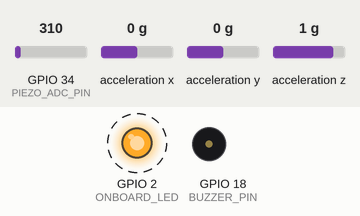
Recording of a sketch running on a simulated ESP32. Parts: output pins drawn as LEDs (lit = HIGH), buzzer (waves = sounding, pin HIGH). Wiring (inferred from the names in the program): MPU-6050 motion sensor at I2C address 0x68. Dashed ring = blinking. Inputs (shaded band) come from the test bench; at power-on: GPIO 34 (PIEZO_ADC_PIN) = 310, acceleration x 0 g, acceleration y 0 g, acceleration z 1 g (analog values on the 0–4095 scale). WiFi joins after 1.5 s; servers stay silent unless stated; uploads are accepted with an empty reply; what the sketch prints to the serial monitor is not drawn.

Above: at 2.9 s.
Timing chart, 0 to 5.5 s (numbered marks = the images above):
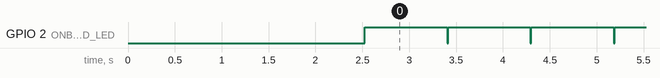

Measured:
- by itself, GPIO 2 (ONBOARD_LED): alternates HIGH for 0.88 s and LOW for 0.01 s

The sketch:

gateway_node.ino
```cpp
/*
 * UrbanPulse — Gateway Node Firmware (Node 1)
 * FULL MODE — WiFi + FastAPI Backend + ESP-NOW Mesh
 *
 * Compatible with:
 *   - ESP32 Arduino Core v2.x (Board: "ESP32 Dev Module")
 *   - arduinoFFT v1.6.x
 *
 * What this does:
 *   1. Reads its own MPU-6050 + Piezo sensors
 *   2. Receives ESP-NOW data from Node 2 and Node 3
 *   3. Sends ALL data to FastAPI server via HTTP POST
 *   4. Receives alert commands from server response
 *   5. Buzzer alert if ANY node gives a high reading
 *   6. Prints CSV to Serial for backup logging
 *
 * Libraries needed (install via Library Manager):
 *   - arduinoFFT by Enrique Condes
 *   - HTTPClient (built into ESP32 Arduino Core)
 *
 * Hardware:
 *   - ESP32 DevKit v1
 *   - MPU-6050 (GY-521) on I2C (SDA->21, SCL->22)
 *   - Piezo disc via LM358 on GPIO 34
 *   - Active buzzer on GPIO 18 (via 1k ohm resistor)
 */

#include <Wire.h>
#include <WiFi.h>
#include <esp_now.h>
#include <HTTPClient.h>
#include "arduinoFFT.h"

// ─── WiFi CONFIGURATION ──────────────────────────────
const char* WIFI_SSID     = "DaEL";
const char* WIFI_PASSWORD = "11228866";

// ─── FastAPI SERVER ───────────────────────────────────
const char* SERVER_URL = "http://172.20.10.3:8001/api/sensor-data";

// ─── PIN DEFINITIONS ───────────────────────────────────
#define MPU_SDA        21
#define MPU_SCL        22
#define PIEZO_ADC_PIN  34
#define BUZZER_PIN     18    // Active buzzer (via 1k ohm resistor per pin_connections.txt)
#define ONBOARD_LED    2

// ─── MPU-6050 ──────────────────────────────────────────
#define MPU_ADDR 0x68

// ─── FFT ───────────────────────────────────────────────
#define SAMPLES        512
#define SAMPLING_FREQ  1000
#define PIEZO_SAMPLING_FREQ 5000
#define NODE_ID        1

// ─── SIMPLE THRESHOLDS (adjust after testing) ─────────
#define MPU_RMS_WARNING_THRESHOLD    0.15
#define PIEZO_RMS_WARNING_THRESHOLD  0.5

// ─── DATA STRUCTURE (must match sensor_node) ──────────
typedef struct SensorPacket {
  uint8_t  nodeId;
  float    mpuDominantFreq;
  float    mpuPeakAmplitude;
  float    mpuSpectralCentroid;
  float    piezoDominantFreq;
  float    piezoPeakAmplitude;
  float    piezoSpectralCentroid;
  float    mpuRMS;
  float    piezoRMS;
  uint32_t timestamp;
} SensorPacket;

// ─── GLOBALS ───────────────────────────────────────────

double vRealMPU[SAMPLES], vImagMPU[SAMPLES];
double vRealPiezo[SAMPLES], vImagPiezo[SAMPLES];

// arduinoFFT v1.x
arduinoFFT FFT_MPU = arduinoFFT(vRealMPU, vImagMPU, SAMPLES, SAMPLING_FREQ);
arduinoFFT FFT_Piezo = arduinoFFT(vRealPiezo, vImagPiezo, SAMPLES, PIEZO_SAMPLING_FREQ);

// Alert state
enum AlertLevel { NORMAL, WARNING, CRITICAL };
AlertLevel currentAlert = NORMAL;
unsigned long alertStartTime = 0;

// WiFi state
bool wifiConnected = false;
unsigned long lastWifiAttempt = 0;
#define WIFI_RETRY_INTERVAL 10000 // retry WiFi every 10s if disconnected

// HTTP state
unsigned long lastHTTPSend = 0;
bool httpBusy = false;  // Prevent re-entrant HTTP calls

// ESP-NOW incoming packet ring buffer.
// The receive callback must stay non-blocking; HTTP is done later in loop().
#define INCOMING_QUEUE_SIZE 8
SensorPacket incomingQueue[INCOMING_QUEUE_SIZE];
volatile uint8_t incomingHead = 0;
volatile uint8_t incomingTail = 0;
volatile uint8_t incomingCount = 0;
volatile uint32_t droppedIncoming = 0;
portMUX_TYPE incomingMux = portMUX_INITIALIZER_UNLOCKED;

// ─── WiFi FUNCTIONS ───────────────────────────────────
void connectWiFi() {
  Serial.printf("# [WiFi] Connecting to %s", WIFI_SSID);

  // Set WiFi to STA mode — ESP-NOW requires this
  WiFi.mode(WIFI_STA);
  WiFi.begin(WIFI_SSID, WIFI_PASSWORD);

  int attempts = 0;
  while (WiFi.status() != WL_CONNECTED && attempts < 20) {
    delay(500);
    Serial.print(".");
    attempts++;
  }

  if (WiFi.status() == WL_CONNECTED) {
    wifiConnected = true;
    Serial.printf("\n# [WiFi] Connected! IP: %s\n", WiFi.localIP().toString().c_str());
    Serial.printf("# [WiFi] Channel: %d\n", WiFi.channel());
  } else {
    wifiConnected = false;
    Serial.println("\n# [WiFi] Connection failed! Will retry...");
    Serial.println("# [WiFi] ESP-NOW still works without WiFi");
  }
}

void checkWiFi() {
  if (WiFi.status() != WL_CONNECTED) {
    wifiConnected = false;
    if (millis() - lastWifiAttempt > WIFI_RETRY_INTERVAL) {
      lastWifiAttempt = millis();
      Serial.println("# [WiFi] Reconnecting...");
      WiFi.reconnect();
      delay(2000);
      if (WiFi.status() == WL_CONNECTED) {
        wifiConnected = true;
        Serial.println("# [WiFi] Reconnected!");
      }
    }
  } else {
    wifiConnected = true;
  }
}

// ─── HTTP POST TO SERVER ──────────────────────────────
void sendToServer(SensorPacket &pkt) {
  if (!wifiConnected) return;
  if (httpBusy) {
    Serial.println("# [HTTP] Skipped — busy");
    return;
  }
  httpBusy = true;

  HTTPClient http;
  http.begin(SERVER_URL);
  http.addHeader("Content-Type", "application/json");
  http.setTimeout(2000); // 2 second timeout — don't block too long

  // Build JSON manually (avoids needing ArduinoJson library)
  char json[512];
  snprintf(json, sizeof(json),
    "{"
    "\"node_id\":%d,"
    "\"mpu_dominant_freq\":%.2f,"
    "\"mpu_peak_amplitude\":%.4f,"
    "\"mpu_spectral_centroid\":%.2f,"
    "\"piezo_dominant_freq\":%.2f,"
    "\"piezo_peak_amplitude\":%.4f,"
    "\"piezo_spectral_centroid\":%.2f,"
    "\"mpu_rms\":%.4f,"
    "\"piezo_rms\":%.4f,"
    "\"timestamp\":%lu"
    "}",
    pkt.nodeId,
    pkt.mpuDominantFreq,
    pkt.mpuPeakAmplitude,
    pkt.mpuSpectralCentroid,
    pkt.piezoDominantFreq,
    pkt.piezoPeakAmplitude,
    pkt.piezoSpectralCentroid,
    pkt.mpuRMS,
    pkt.piezoRMS,
    pkt.timestamp
  );

  int httpCode = http.POST(json);

  if (httpCode > 0) {
    String response = http.getString();

    // Parse alert level from server response
    // Server returns: {"status":"ok","alert":"NORMAL"} or "WARNING" or "CRITICAL"
    if (response.indexOf("\"CRITICAL\"") >= 0) {
      if (currentAlert != CRITICAL) {
        triggerAlert(CRITICAL);
      }
    } else if (response.indexOf("\"WARNING\"") >= 0) {
      if (currentAlert < WARNING) {
        triggerAlert(WARNING);
      }
    }
    // NORMAL doesn't override — let the timeout handle de-escalation

  } else {
    Serial.printf("# [HTTP] POST failed: %s\n", http.errorToString(httpCode).c_str());
    httpBusy = false;
  }

  http.end();
  httpBusy = false;
}

// ─── ESP-NOW RECEIVE CALLBACK ──────────────────────────
void onDataReceived(const uint8_t *mac_addr, const uint8_t *data, int len) {
  if (len == sizeof(SensorPacket)) {
    SensorPacket pkt;
    memcpy(&pkt, data, sizeof(pkt));

    portENTER_CRITICAL(&incomingMux);
    if (incomingCount < INCOMING_QUEUE_SIZE) {
      memcpy(&incomingQueue[incomingHead], &pkt, sizeof(pkt));
      incomingHead = (incomingHead + 1) % INCOMING_QUEUE_SIZE;
      incomingCount++;
    } else {
      droppedIncoming++;
    }
    portEXIT_CRITICAL(&incomingMux);
  }
}

bool popIncomingPacket(SensorPacket &pkt) {
  bool hasPacket = false;
  portENTER_CRITICAL(&incomingMux);
  if (incomingCount > 0) {
    memcpy(&pkt, &incomingQueue[incomingTail], sizeof(pkt));
    incomingTail = (incomingTail + 1) % INCOMING_QUEUE_SIZE;
    incomingCount--;
    hasPacket = true;
  }
  portEXIT_CRITICAL(&incomingMux);
  return hasPacket;
}

uint32_t takeDroppedIncomingCount() {
  portENTER_CRITICAL(&incomingMux);
  uint32_t dropped = droppedIncoming;
  droppedIncoming = 0;
  portEXIT_CRITICAL(&incomingMux);
  return dropped;
}

// ─── DATA LOGGING (CSV format to Serial) ──────────────
void printDataCSV(SensorPacket &pkt) {
  // CSV format: timestamp, nodeId, mpuFreq, mpuAmp, mpuCentroid, mpuRMS, piezoFreq, piezoAmp, piezoCentroid, piezoRMS
  Serial.printf("%lu,%d,%.2f,%.4f,%.2f,%.4f,%.2f,%.4f,%.2f,%.4f\n",
    pkt.timestamp,
    pkt.nodeId,
    pkt.mpuDominantFreq,
    pkt.mpuPeakAmplitude,
    pkt.mpuSpectralCentroid,
    pkt.mpuRMS,
    pkt.piezoDominantFreq,
    pkt.piezoPeakAmplitude,
    pkt.piezoSpectralCentroid,
    pkt.piezoRMS
  );
}

// ─── SIMPLE THRESHOLD ALERTS (replaces ML) ────────────
void checkThresholds(SensorPacket &pkt) {
  AlertLevel level = NORMAL;

  // Check MPU RMS (vibration intensity)
  if (pkt.mpuRMS > MPU_RMS_WARNING_THRESHOLD * 2) {
    level = CRITICAL;
  } else if (pkt.mpuRMS > MPU_RMS_WARNING_THRESHOLD) {
    level = WARNING;
  }

  // Check Piezo RMS (acoustic intensity)
  if (pkt.piezoRMS > PIEZO_RMS_WARNING_THRESHOLD * 2) {
    level = CRITICAL;
  } else if (pkt.piezoRMS > PIEZO_RMS_WARNING_THRESHOLD && level < WARNING) {
    level = WARNING;
  }

  // Only update alert if severity increased
  if (level > currentAlert) {
    triggerAlert(level);
  }
}

// ─── ALERT SYSTEM (Buzzer Only) ────────────────────────
void triggerAlert(AlertLevel level) {
  currentAlert = level;
  alertStartTime = millis();

  switch (level) {
    case CRITICAL:
      Serial.println("# ALERT: CRITICAL - BUZZER");
      buzzPattern(3, 200);       // 3 short pulses
      break;
    case WARNING:
      Serial.println("# ALERT: WARNING - BUZZER");
      buzzPattern(1, 500);         // 1 long pulse
      break;
    case NORMAL:
      Serial.println("# ALERT: NORMAL");
      break;
  }
}

void buzzPattern(int pulses, int durationMs) {
  for (int i = 0; i < pulses; i++) {
    digitalWrite(BUZZER_PIN, HIGH);
    delay(durationMs);
    digitalWrite(BUZZER_PIN, LOW);
    if (i < pulses - 1) delay(150);
  }
}

// ─── MPU-6050 ──────────────────────────────────────────
void initMPU6050() {
  Wire.begin(MPU_SDA, MPU_SCL);
  Wire.setClock(400000);

  Wire.beginTransmission(MPU_ADDR);
  Wire.write(0x6B);
  Wire.write(0x00);
  Wire.endTransmission(true);

  Wire.beginTransmission(MPU_ADDR);
  Wire.write(0x1C);
  Wire.write(0x08); // +/-4g
  Wire.endTransmission(true);

  Serial.println("# [MPU] Initialized");
}

// Read all 3 acceleration axes, subtract gravity from Z, return vector magnitude
float readMPU_XYZ() {
  Wire.beginTransmission(MPU_ADDR);
  Wire.write(0x3B);
  Wire.endTransmission(false);
  Wire.requestFrom((uint8_t)MPU_ADDR, (size_t)6, true);

  int16_t rawX = (Wire.read() << 8) | Wire.read();
  int16_t rawY = (Wire.read() << 8) | Wire.read();
  int16_t rawZ = (Wire.read() << 8) | Wire.read();

  float x = rawX / 8192.0;
  float y = rawY / 8192.0;
  float z = rawZ / 8192.0 - 1.0;

  return sqrt(x*x + y*y + z*z);
}

// ─── OWN SENSOR SAMPLING ──────────────────────────────
void sampleOwnSensors() {
  SensorPacket pkt;
  pkt.nodeId = NODE_ID;
  pkt.timestamp = millis();

  // MPU FFT
  unsigned long period_us = 1000000UL / SAMPLING_FREQ;
  for (int i = 0; i < SAMPLES; i++) {
    unsigned long t0 = micros();
    vRealMPU[i] = readMPU_XYZ();
    vImagMPU[i] = 0.0;
    while (micros() - t0 < period_us);
  }
  FFT_MPU.Windowing(FFT_WIN_TYP_HAMMING, FFT_FORWARD);
  FFT_MPU.Compute(FFT_FORWARD);
  FFT_MPU.ComplexToMagnitude();

  double maxAmp = 0; int maxIdx = 0;
  double wSum = 0, tAmp = 0, sSq = 0;
  for (int i = 1; i < SAMPLES/2; i++) {
    double a = vRealMPU[i];
    double f = (i * 1.0 * SAMPLING_FREQ) / SAMPLES;
    if (a > maxAmp) { maxAmp = a; maxIdx = i; }
    wSum += f * a; tAmp += a; sSq += a * a;
  }
  pkt.mpuDominantFreq    = (maxIdx * 1.0 * SAMPLING_FREQ) / SAMPLES;
  pkt.mpuPeakAmplitude   = maxAmp;
  pkt.mpuSpectralCentroid = tAmp > 0 ? wSum / tAmp : 0;
  pkt.mpuRMS = sqrt(sSq / (SAMPLES/2));

  // Piezo FFT
  period_us = 1000000UL / PIEZO_SAMPLING_FREQ;
  for (int i = 0; i < SAMPLES; i++) {
    unsigned long t0 = micros();
    vRealPiezo[i] = analogRead(PIEZO_ADC_PIN) * (3.3 / 4095.0);
    vImagPiezo[i] = 0.0;
    while (micros() - t0 < period_us);
  }
  FFT_Piezo.Windowing(FFT_WIN_TYP_HAMMING, FFT_FORWARD);
  FFT_Piezo.Compute(FFT_FORWARD);
  FFT_Piezo.ComplexToMagnitude();

  maxAmp = 0; maxIdx = 0; wSum = 0; tAmp = 0; sSq = 0;
  for (int i = 1; i < SAMPLES/2; i++) {
    double a = vRealPiezo[i];
    double f = (i * 1.0 * PIEZO_SAMPLING_FREQ) / SAMPLES;
    if (a > maxAmp) { maxAmp = a; maxIdx = i; }
    wSum += f * a; tAmp += a; sSq += a * a;
  }
  pkt.piezoDominantFreq    = (maxIdx * 1.0 * PIEZO_SAMPLING_FREQ) / SAMPLES;
  pkt.piezoPeakAmplitude   = maxAmp * 0.02;  // gateway piezo gain compensation: own channel idles much hotter than remote nodes
  pkt.piezoSpectralCentroid = tAmp > 0 ? wSum / tAmp : 0;
  pkt.piezoRMS = sqrt(sSq / (SAMPLES/2)) * 0.02;

  // Print own data
  printDataCSV(pkt);

  // Send to server; backend response is the single source of truth for buzzer alerts.
  sendToServer(pkt);
}

// ─── SETUP ─────────────────────────────────────────────
void setup() {
  Serial.begin(115200);
  delay(1000);

  // Print header
  Serial.println("# UrbanPulse Gateway — Full Mode (WiFi + FastAPI)");
  Serial.println("# timestamp,nodeId,mpuFreq,mpuAmp,mpuCentroid,mpuRMS,piezoFreq,piezoAmp,piezoCentroid,piezoRMS");

  // Pin setup
  pinMode(ONBOARD_LED, OUTPUT);
  pinMode(BUZZER_PIN, OUTPUT);
  pinMode(PIEZO_ADC_PIN, INPUT);
  digitalWrite(BUZZER_PIN, LOW);
  analogReadResolution(12);
  analogSetAttenuation(ADC_11db);

  // Init MPU-6050
  initMPU6050();

  // Connect to WiFi (also sets STA mode needed for ESP-NOW)
  connectWiFi();

  // Print MAC address (needed for sensor nodes)
  Serial.printf("# [WiFi] Gateway MAC: %s\n", WiFi.macAddress().c_str());

  // Init ESP-NOW (works alongside WiFi on the same channel)
  if (esp_now_init() != ESP_OK) {
    Serial.println("# [ESP-NOW] Init failed!");
    return;
  }
  esp_now_register_recv_cb(onDataReceived);
  Serial.println("# [ESP-NOW] Listening for sensor nodes...");

  Serial.println("# Gateway ready! Sending data to FastAPI server...\n");
}

// ─── MAIN LOOP ─────────────────────────────────────────
unsigned long lastOwnSample = 0;

void loop() {
  // Check WiFi connection
  checkWiFi();

  // Process queued ESP-NOW packets (not in interrupt context).
  // Cap per loop so own-sensor sampling and WiFi maintenance cannot starve.
  SensorPacket queuedPkt;
  int processed = 0;
  while (processed < 3 && popIncomingPacket(queuedPkt)) {
    processed++;
    if (queuedPkt.nodeId >= 1 && queuedPkt.nodeId <= 3) {
      printDataCSV(queuedPkt);
      // Let the backend classify normalized physical values and trigger buzzer via HTTP response.
      // Local raw-FFT thresholding caused false CRITICAL buzzer events on idle packets.
      sendToServer(queuedPkt);
    }
  }

  uint32_t dropped = takeDroppedIncomingCount();
  if (dropped > 0) {
    Serial.printf("# [ESP-NOW] Dropped %lu packets (queue full)\n", dropped);
  }
  // Sample own sensors every 500ms
  if (millis() - lastOwnSample > 500) {
    lastOwnSample = millis();

    // Blink LED during sampling
    digitalWrite(ONBOARD_LED, HIGH);
    sampleOwnSensors();
    digitalWrite(ONBOARD_LED, LOW);
  }

  // Auto-reset alert to NORMAL after 10 seconds
  if (currentAlert != NORMAL && millis() - alertStartTime > 10000) {
    triggerAlert(NORMAL);
  }

  delay(10);
}
```
